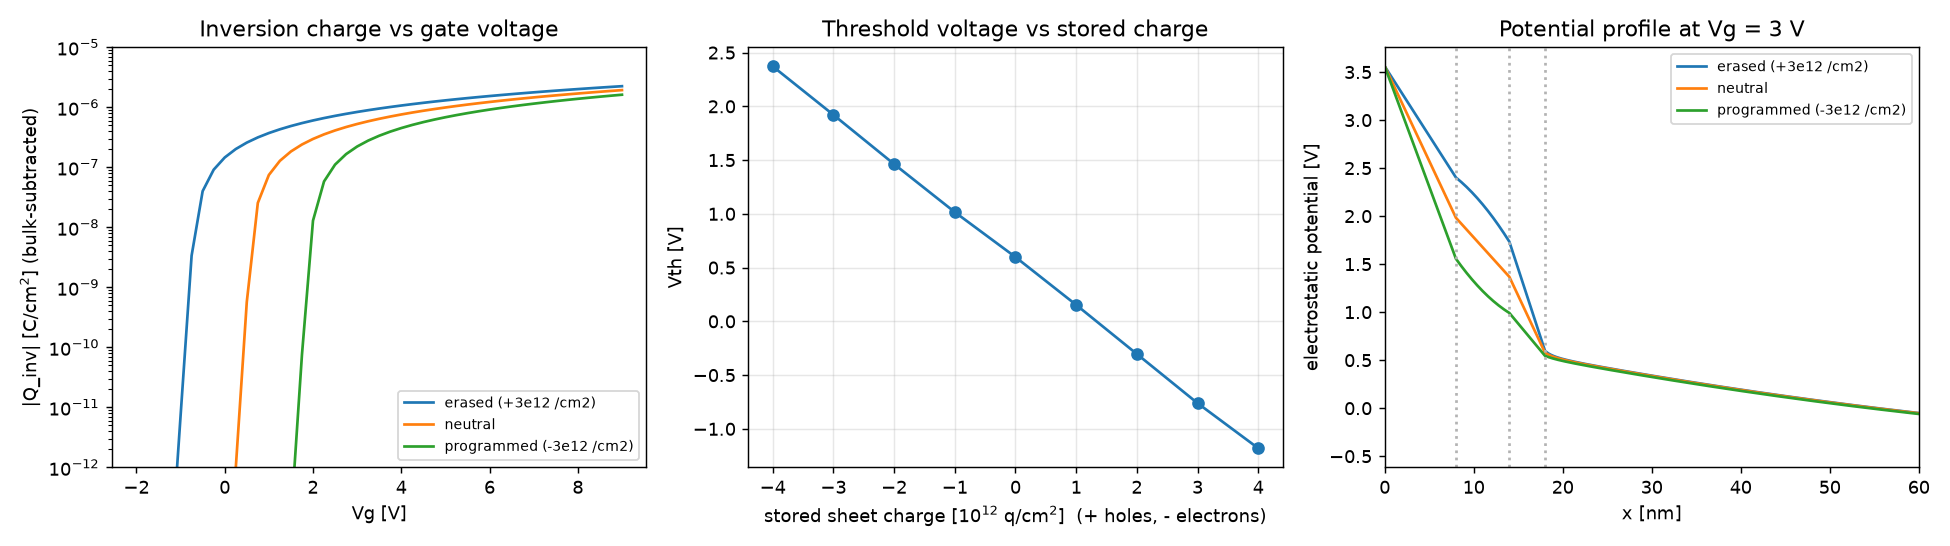

The Python source for this figure:
"""1D TCAD of a charge-trap NAND flash cell gate stack (DEVSIM).

    gate(n+ poly) | blocking oxide | SiN trap layer | tunnel oxide | p-Si

Stored charge (electrons = programmed, holes = erased) is a fixed volume charge
in the SiN layer.  For each state the gate voltage is swept, the Poisson-
Boltzmann problem is solved in quasi-equilibrium, and the surface potential,
inversion charge and threshold voltage (psi_s = 2*phi_F) are extracted.

Run:  python3 nand_cell_1d.py      (needs devsim, numpy, matplotlib)
"""
import csv
import os

import numpy as np
import devsim as ds
from devsim.python_packages.model_create import CreateNodeModel
from devsim.python_packages.simple_physics import (
    SetOxideParameters, SetSiliconParameters, CreateSiliconPotentialOnly,
    CreateSiliconPotentialOnlyContact, CreateOxidePotentialOnly,
    CreateOxideContact, CreateSiliconOxideInterface, GetContactBiasName)

HERE = os.path.dirname(os.path.abspath(__file__))
ds.set_parameter(name="debug_level", value="warning")

# ---- geometry [cm], doping, constants -------------------------------------
T_BLK, T_TRAP, T_TUN, T_SI = 8e-7, 6e-7, 4e-7, 300e-7   # 8/6/4 nm oxide/SiN/oxide
NA = 1e17                        # p-body doping [cm^-3]
EPS_SIN = 7.5
PHI_GATE = 0.56                  # n+ poly Fermi level above Ei [V]
T, NI, Q, EPS0 = 300.0, 1.0e10, 1.602e-19, 8.854e-14
VT = 8.617e-5 * T
PHI_F = VT * np.log(NA / NI)

X1 = T_BLK
X2 = X1 + T_TRAP
X3 = X2 + T_TUN
X4 = X3 + T_SI

dev, mesh = "nand", "nand_mesh"
ds.create_1d_mesh(mesh=mesh)
for pos, ps, tag in [(0, 5e-8, "gate"), (X1, 2e-8, "i1"), (X2, 2e-8, "i2"),
                     (X3, 1e-8, "i3"), (X3 + 20e-7, 5e-8, "m"), (X4, 2e-6, "body")]:
    ds.add_1d_mesh_line(mesh=mesh, pos=pos, ps=ps, tag=tag)
ds.add_1d_region(mesh=mesh, material="Oxide", region="blk", tag1="gate", tag2="i1")
ds.add_1d_region(mesh=mesh, material="Nitride", region="trap", tag1="i1", tag2="i2")
ds.add_1d_region(mesh=mesh, material="Oxide", region="tun", tag1="i2", tag2="i3")
ds.add_1d_region(mesh=mesh, material="Silicon", region="si", tag1="i3", tag2="body")
ds.add_1d_contact(mesh=mesh, name="gate", tag="gate", material="metal")
ds.add_1d_contact(mesh=mesh, name="body", tag="body", material="metal")
for i in (1, 2, 3):
    ds.add_1d_interface(mesh=mesh, name=f"if{i}", tag=f"i{i}")
ds.finalize_mesh(mesh=mesh)
ds.create_device(mesh=mesh, device=dev)

# ---- physics --------------------------------------------------------------
for r in ("blk", "trap", "tun"):
    SetOxideParameters(dev, r, T)
ds.set_parameter(device=dev, region="trap", name="Permittivity", value=EPS_SIN * EPS0)
SetSiliconParameters(dev, "si", T)
ds.set_parameter(device=dev, region="si", name="n_i", value=NI)
CreateNodeModel(dev, "si", "NetDoping", f"-{NA}")

CreateSiliconPotentialOnly(dev, "si")
CreateOxidePotentialOnly(dev, "blk", "log_damp")
CreateOxidePotentialOnly(dev, "tun", "log_damp")
CreateOxidePotentialOnly(dev, "trap", "log_damp")

# fixed charge in SiN: rho = q*Nfix [Nfix>0: holes/erased, <0: electrons/programmed]
ds.set_parameter(device=dev, name="Nfix", value=0.0)
CreateNodeModel(dev, "trap", "TrapNodeCharge", "-ElectronCharge*Nfix")
ds.equation(device=dev, region="trap", name="PotentialEquation",
            variable_name="Potential", node_model="TrapNodeCharge",
            edge_model="PotentialEdgeFlux", variable_update="log_damp")

for i in (1, 2, 3):
    CreateSiliconOxideInterface(dev, f"if{i}")
CreateOxideContact(dev, "blk", "gate")          # psi_gate = Vg + PHI_GATE
CreateSiliconPotentialOnlyContact(dev, "si", "body")
ds.set_parameter(device=dev, name=GetContactBiasName("body"), value=0.0)


def solve(vg):
    ds.set_parameter(device=dev, name=GetContactBiasName("gate"), value=vg + PHI_GATE)
    ds.solve(type="dc", absolute_error=1e-2, relative_error=1e-10, maximum_iterations=80)


def nodes(region, name):
    x = np.array(ds.get_node_model_values(device=dev, region=region, name="x"))
    v = np.array(ds.get_node_model_values(device=dev, region=region, name=name))
    o = np.argsort(x)
    return x[o], v[o]


def observe():
    x, psi = nodes("si", "Potential")
    n = NI * np.exp(psi / VT)
    qinv = Q * np.trapezoid(n - NI ** 2 / NA, x)      # C/cm^2
    return psi[0], qinv


def sweep(nfix_sheet, vgs):
    """nfix_sheet: stored sheet charge density [q/cm^2], + = holes, - = electrons."""
    ds.set_parameter(device=dev, name="Nfix", value=nfix_sheet / T_TRAP)
    rows = []
    for vg in vgs:
        solve(vg)
        psi_s, qinv = observe()
        rows.append((vg, psi_s, qinv))
    return np.array(rows)


def vth_of(rows):
    """Vg at which band bending psi_s - psi_bulk = 2*phi_F (linear interpolation).

    psi is referenced to Ei with the Fermi level at 0, so psi_bulk = -phi_F and
    the criterion in absolute potential is psi_s = +phi_F.
    """
    o = np.argsort(rows[:, 1])
    return float(np.interp(PHI_F, rows[o, 1], rows[o, 0]))


def band_diagram(vg):
    """Return x[nm] and psi[V] across the whole stack at gate bias vg."""
    solve(vg)
    xs, ps = [], []
    for r in ("blk", "trap", "tun", "si"):
        x, p = nodes(r, "Potential")
        xs.append(x); ps.append(p)
    return np.concatenate(xs) * 1e7, np.concatenate(ps)


if __name__ == "__main__":
    print(f"phi_F = {PHI_F:.3f} V  (2phi_F = {2*PHI_F:.3f} V)")
    solve(0.0)
    states = {"erased (+3e12 /cm2)": +3e12, "neutral": 0.0, "programmed (-3e12 /cm2)": -3e12}
    vgs = np.arange(-2.0, 9.01, 0.25)
    results, vth = {}, {}
    for name, ns in states.items():
        ds.set_parameter(device=dev, name="Nfix", value=0.0); solve(0.0)  # restart
        # ramp the trap charge in a few steps for robust convergence
        for f in np.linspace(0, 1, 6)[1:]:
            ds.set_parameter(device=dev, name="Nfix", value=f * ns / T_TRAP); solve(0.0)
        results[name] = sweep(ns, vgs)
        vth[name] = vth_of(results[name])
        print(f"{name:28s} Vth = {vth[name]:6.3f} V")
    v0 = vth["neutral"]
    print("memory window (erased -> programmed) = "
          f"{vth['programmed (-3e12 /cm2)'] - vth['erased (+3e12 /cm2)']:.3f} V")

    with open(os.path.join(HERE, "vth_results.csv"), "w", newline="") as f:
        w = csv.writer(f)
        w.writerow(["state", "Vg[V]", "psi_s[V]", "Qinv[C/cm2]"])
        for name, r in results.items():
            for row in r:
                w.writerow([name, *row])

    # Vth vs stored charge
    qs = np.linspace(-4e12, 4e12, 9)
    vq = []
    for ns in qs:
        ds.set_parameter(device=dev, name="Nfix", value=0.0); solve(0.0)
        for fr in np.linspace(0, 1, 6)[1:]:
            ds.set_parameter(device=dev, name="Nfix", value=fr * ns / T_TRAP); solve(0.0)
        vq.append(vth_of(sweep(ns, vgs)))

    # band-diagram-like potential profiles at read bias
    prof = {}
    for name, ns in states.items():
        ds.set_parameter(device=dev, name="Nfix", value=0.0); solve(0.0)
        for fr in np.linspace(0, 1, 6)[1:]:
            ds.set_parameter(device=dev, name="Nfix", value=fr * ns / T_TRAP); solve(0.0)
        prof[name] = band_diagram(3.0)

    import matplotlib
    matplotlib.use("Agg")
    import matplotlib.pyplot as plt
    fig, ax = plt.subplots(1, 3, figsize=(15, 4.2))
    for name, r in results.items():
        ax[0].semilogy(r[:, 0], np.maximum(np.abs(r[:, 2]), 1e-20), label=name)
    ax[0].set(xlabel="Vg [V]", ylabel="|Q_inv| [C/cm$^2$] (bulk-subtracted)",
              title="Inversion charge vs gate voltage", ylim=(1e-12, 1e-5))
    ax[0].legend(fontsize=8)
    ax[1].plot(qs / 1e12, vq, "o-")
    ax[1].set(xlabel="stored sheet charge [10$^{12}$ q/cm$^2$]  (+ holes, - electrons)",
              ylabel="Vth [V]", title="Threshold voltage vs stored charge")
    ax[1].grid(alpha=.3)
    for name, (x, p) in prof.items():
        ax[2].plot(x, p, label=name)
    for xb in np.array([X1, X2, X3]) * 1e7:
        ax[2].axvline(xb, color="0.7", ls=":")
    ax[2].set(xlim=(0, 60), xlabel="x [nm]", ylabel="electrostatic potential [V]",
              title="Potential profile at Vg = 3 V")
    ax[2].legend(fontsize=8)
    fig.tight_layout()
    fig.savefig(os.path.join(HERE, "nand_cell_1d.png"), dpi=130)
    print("wrote nand_cell_1d.png, vth_results.csv")
